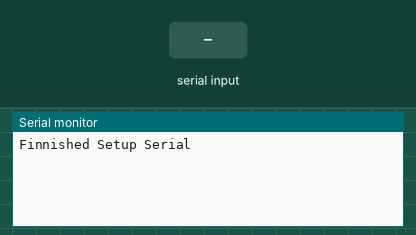
Simulated run of this sketch. Board: Arduino Uno, built with avr-gcc and run on an emulated ATmega328P. On the bench: the last lines printed to the serial monitor. The test bench sets the inputs (shaded band).

Above: at 1.2 s.
1.3 s: "1" received over the second serial link
At 2.3 s:
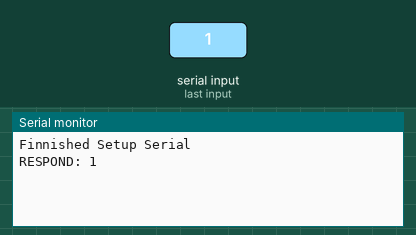
2.8 s: "0" received over the second serial link
At 3.4 s:
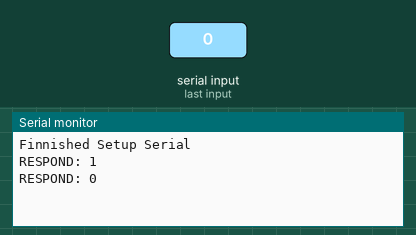

Measured:
- after the input at 1.3 s, the serial monitor: prints a new line at once (image 1)
- after the input at 2.8 s, the serial monitor: prints a new line at once (image 2)

The sketch:

bt2bt.ino
```cpp
#include <SoftwareSerial.h>

SoftwareSerial BtSerial(5,6);
String message;
void setup() {
  // put your setup code here, to run once:
  Serial.begin(9600);
  while(!Serial){
    ;
  }
  Serial.println("Finnished Setup Serial");
  BtSerial.begin(9600);
}

void loop() {
  // put your main code here, to run repeatedly:
  while(BtSerial.available()) {
    message+=char(BtSerial.read());
    //Serial.println();
    delay(1);
  }

  if(!Serial.available() && message!="") {
    Serial.print("RESPOND: ");
    Serial.print(message);
    Serial.println();
    message="";
  }
  if(Serial.available()) {
    BtSerial.write(Serial.read());
  }
}
```
